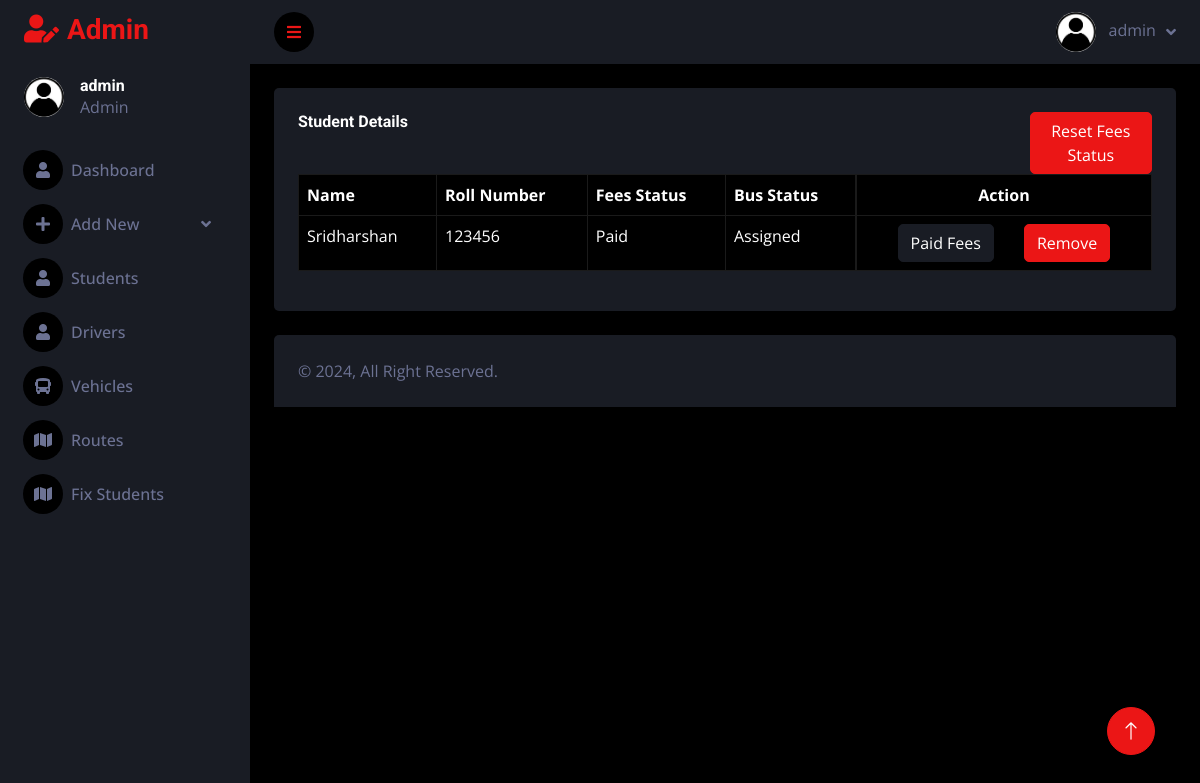
The page /admin/student.php (signed in) on the database its author committed.
### tables this page shows
CREATE TABLE `user` (
  `id` int(11) NOT NULL,
  `uname` varchar(255) NOT NULL,
  `roll` varchar(255) NOT NULL,
  `password` varchar(255) NOT NULL,
  `fees` varchar(255) NOT NULL,
  `route` int(11) DEFAULT NULL,
  `status` int(11) NOT NULL
);

### admin/student.php (the view, shortened to what this page needs)
<?php
require_once('header.php');
?>
            <div class="container-fluid pt-4 px-4">
                <div class="row g-4">
                <div class="col-12">
                        <div class="bg-secondary rounded h-100 p-4">
                            <div class="row">
                                <div class="col-10">
                            <h6 class="mb-4">Student Details</h6></div>
                            <div class="col-2"><form method="post"><button class="btn btn-primary" name="reset">Reset Fees Status</button></form></div></div>
                                <table class="table table-bordered table-dark">
                                    <thead>
                                        <tr>
                                            <th scope="col">Name</th>
                                            <th scope="col">Roll Number</th>
                                            <th scope="col">Fees Status</th>
                                            <th scope="col">Bus Status</th>
                                            <th scope="col" class="d-flex justify-content-center">Action</th>
                                        </tr>
                                    </thead>
                                    <tbody>
                                        <?php
                                        $sql="SELECT * FROM `user` WHERE status!=0";
                                        $qry=mysqli_query($conn,$sql);
                                        while($row=mysqli_fetch_assoc($qry)){
                                            $uname=$row['uname'];
                                            $roll=$row['roll'];
                                            $fees=$row['fees'];
                                            $status=$row['status'];
                                            if($status==1){
                                                $a="Unassigned";
                                            }
                                            elseif($status==2){
                                                $a="Assigned";
                                            }
                                            $id=$row['id'];
                                        ?>
                                        <tr>
                                            <td><?php echo $uname;?></td>
                                            <td><?php echo $roll;?></td>
                                            <td><?php echo $fees;?></td>
                                            <td><?php echo $a;?></td>
                                            <td class="d-flex justify-content-center">
                                            <a href="student.php?feesid=<?php echo $id;?>"><button class="btn btn-secondary" name="paid" id="paid" style="margin-right:30px">Paid Fees</button>
                                            <a href="student.php?studentid=<?php echo $id;?>"><button class="btn btn-primary" name="remove" id="remove">Remove</button>
                                        </a></td>
                                            <?php } ?>
                                        </tr>
                                    </tbody>
                                </table>
                        </div>
                    </div>
                </div>
            </div>
                            <?php
require_once('footer.php');
?>

### admin/css/style.css (style rules this page uses)
:root { --primary: #EB1616; --secondary: #191C24; --light: #6C7293; --dark: #000000; }
.btn { transition: .5s; }

### rows shown on the page
user: uname "Sridharshan", roll "123456", fees "Paid", status "Assigned"

### other values the page prints
$uname "admin"
